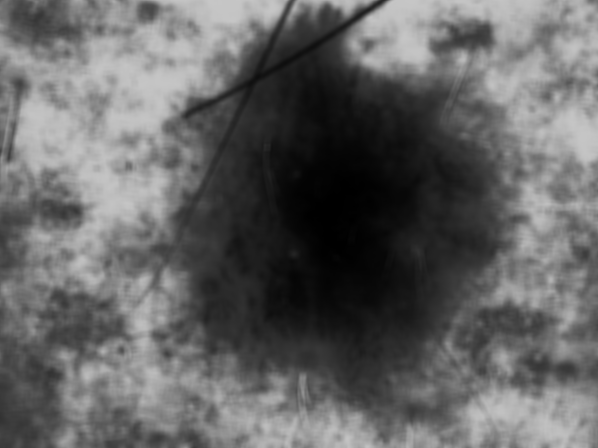
#> input picture Gaussian_Images/gaussian_3x3_processed_1.png, 598 x 448 px; its folder holds only this picture in this run
$ python hair_removal.py
#> lines starting #> are read from the running program, lines starting #| are printed output that depends on the picture; after the words box and inside, x2 and y2 are one past the last pixel; in counts of white or black regions, pixels touching at a corner belong together
import cv2
import os

def apply_hair_removal(input_folder, output_folder):
    # Create the output folder if it doesn't exist
#> called with input_folder = 'Gaussian_Images', output_folder = 'HairRemoval_Images'
    os.makedirs(output_folder, exist_ok=True)

    for filename in os.listdir(input_folder):
        if filename.lower().endswith(('.png', '.jpg', '.jpeg', '.bmp', '.tiff')):
            img_path = os.path.join(input_folder, filename)

            # Read image
            image = cv2.imread(img_path, cv2.IMREAD_COLOR)
#> image is the input picture: shape (448, 598, 3); min 0, max 198, mean 99.9
            if image is None:
                print(f"Warning: Could not read image {filename}. Skipping.")
                continue

            # Image cropping (adjust coordinates as needed for your dataset)
            # You might want to make this dynamic or remove if images are already pre-cropped
            # For now, let's assume a default crop if it's generally applicable
            # If not, remove this line to process the full image
            img = image[30:410, 30:560]
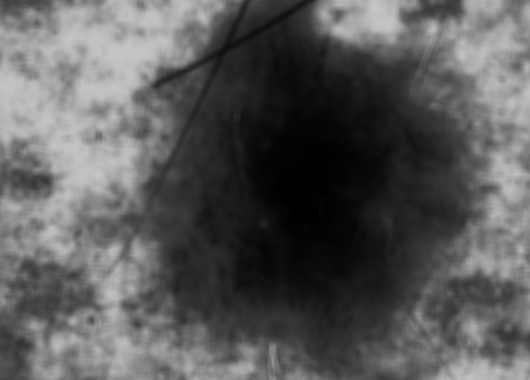
#> img: shape (380, 530, 3); min 0, max 197, mean 89.7

            # Check if cropping resulted in an empty image
            if img.shape[0] == 0 or img.shape[1] == 0:
                print(f"Warning: Cropping resulted in an empty image for {filename}. Skipping.")
                continue

            # DULL RAZOR (REMOVE HAIR)

            # Gray scale
            grayScale = cv2.cvtColor(img, cv2.COLOR_RGB2GRAY)

            # Black hat filter - You might need to experiment with kernel size (e.g., (15,15) or (21,21))
            # Larger kernels detect thicker/longer hairs
            kernel = cv2.getStructuringElement(cv2.MORPH_RECT, (9, 9)) # Using MORPH_RECT is often better for hair
            blackhat = cv2.morphologyEx(grayScale, cv2.MORPH_BLACKHAT, kernel)
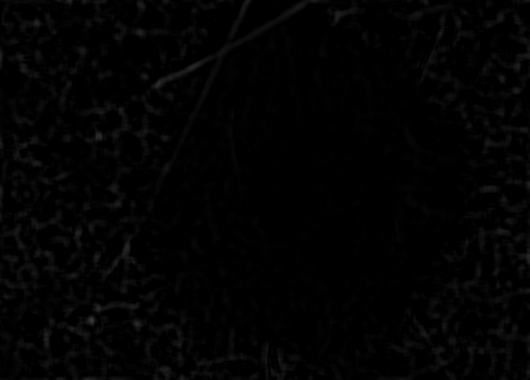
#> blackhat: shape (380, 530); min 0, max 55, mean 2.6

            # Gaussian filter
            # Adjust kernel size (3,3) for smaller blur, (5,5) or higher for more blur
            bhg = cv2.GaussianBlur(blackhat, (3, 3), cv2.BORDER_DEFAULT)

            # Binary thresholding (MASK) - Threshold '10' might need tuning
            # This threshold determines what is considered 'hair' based on blackhat response
            ret, mask = cv2.threshold(bhg, 10, 255, cv2.THRESH_BINARY)
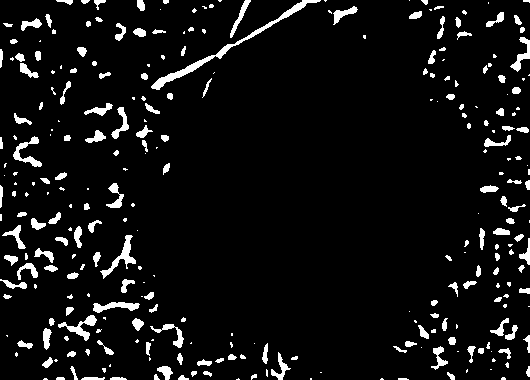
#> mask: shape (380, 530); 6.6% white; 289 white regions (125 under 20 px), largest, box (x1, y1, x2, y2) and area: (151, 0, 321, 90) 949, (100, 235, 136, 279) 369, (58, 315, 97, 341) 306

            # Replace pixels of the mask - '6' is the inpainting radius
            # Adjust inpainting radius based on hair thickness
            dst = cv2.inpaint(img, mask, 6, cv2.INPAINT_TELEA)

            # Save the clean image
            output_filename = f"hair_removed_{filename}"
            output_path = os.path.join(output_folder, output_filename)
            cv2.imwrite(output_path, dst)
            print(f"Processed and saved: {output_filename}")

def remove_hair_from_image(img):
    # No cropping unless needed
    gray = cv2.cvtColor(img, cv2.COLOR_BGR2GRAY)
    kernel = cv2.getStructuringElement(cv2.MORPH_RECT, (17, 17))  # Larger kernel
    blackhat = cv2.morphologyEx(gray, cv2.MORPH_BLACKHAT, kernel)
    bhg = cv2.GaussianBlur(blackhat, (5, 5), 0)
    # Try Otsu's thresholding for adaptive mask
    _, mask = cv2.threshold(bhg, 0, 255, cv2.THRESH_BINARY + cv2.THRESH_OTSU)
    dst = cv2.inpaint(img, mask, 9, cv2.INPAINT_TELEA)  # Slightly larger radius
    return dst

# Define your input and output folders
input_folder = "Gaussian_Images" # Assuming your initial images are here
output_folder = "HairRemoval_Images"

# Run the hair removal
apply_hair_removal(input_folder, output_folder)

print("Hair removal complete for all images.")

# [9 lines of commented-out code are left out]

$ run again, on Gaussian_Images/gaussian_3x3_processed_17.png
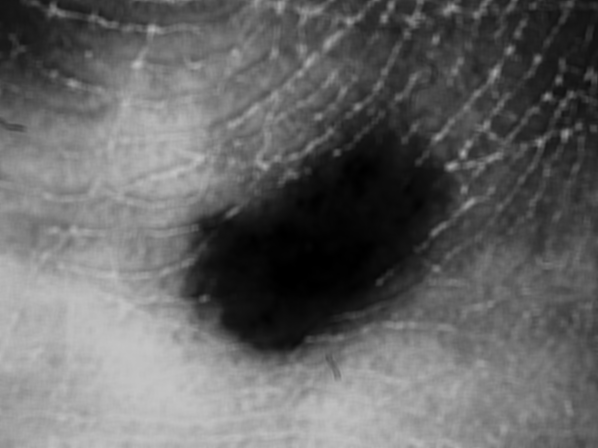
#> input picture Gaussian_Images/gaussian_3x3_processed_17.png, 598 x 448 px
#> in apply_hair_removal, image is the input picture: shape (448, 598, 3); min 0, max 197, mean 100.7
#> in apply_hair_removal, `img = image[30:410, 30:560]`:
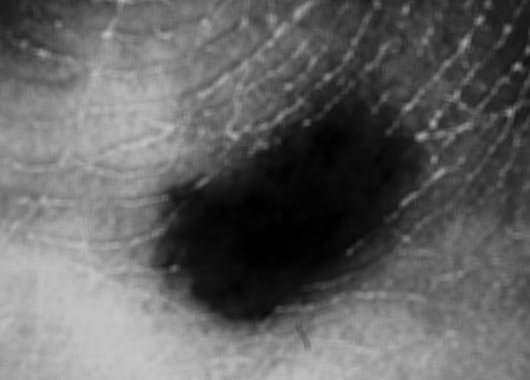
#> img: shape (380, 530, 3); min 0, max 197, mean 98
#> in apply_hair_removal, `ret, mask = cv2.threshold(bhg, 10, 255, cv2.THRESH_BINARY)`:
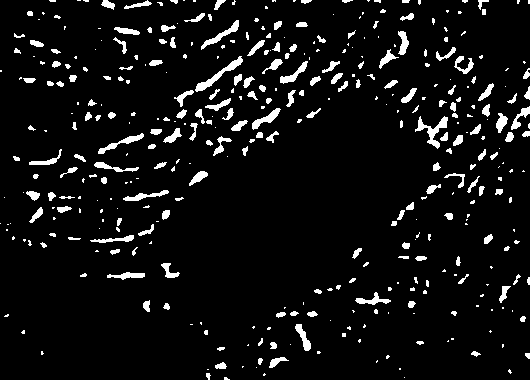
#> mask: shape (380, 530); 6.5% white; 403 white regions (216 under 20 px), largest, box (x1, y1, x2, y2) and area: (195, 56, 243, 92) 335, (415, 116, 448, 149) 335, (201, 20, 239, 50) 238

$ run again, on Gaussian_Images/gaussian_3x3_processed_21.png
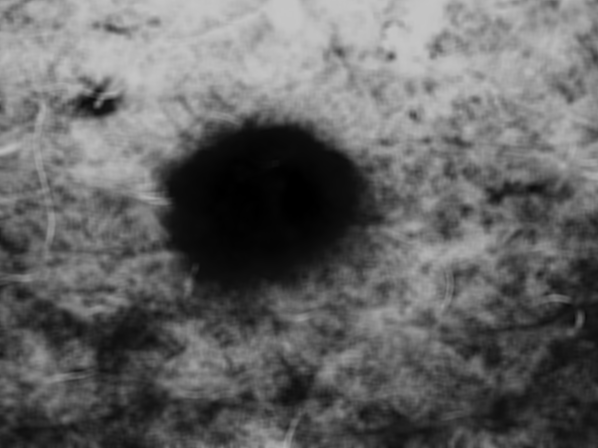
#> input picture Gaussian_Images/gaussian_3x3_processed_21.png, 598 x 448 px
#> in apply_hair_removal, image is the input picture: shape (448, 598, 3); min 0, max 198, mean 100.4
#> in apply_hair_removal, `ret, mask = cv2.threshold(bhg, 10, 255, cv2.THRESH_BINARY)`:
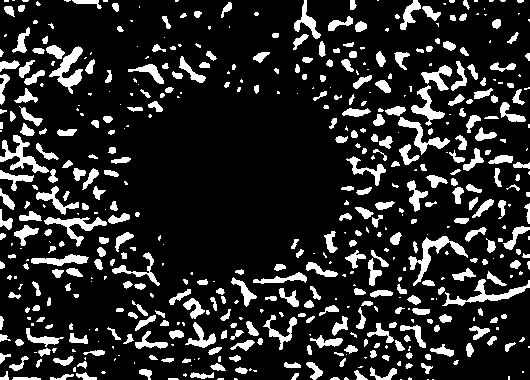
#> mask: shape (380, 530); 15.9% white; 538 white regions (203 under 20 px), largest, box (x1, y1, x2, y2) and area: (408, 236, 468, 286) 679, (49, 46, 83, 94) 607, (0, 135, 49, 173) 600
#> in apply_hair_removal, `dst = cv2.inpaint(img, mask, 6, cv2.INPAINT_TELEA)`:
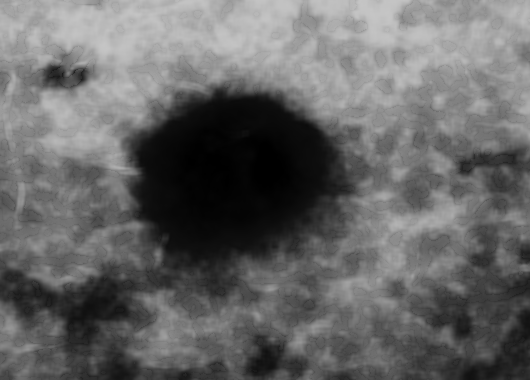
#> dst: shape (380, 530, 3); min 0, max 197, mean 102.2

$ run again, on Gaussian_Images/gaussian_3x3_processed_12.png
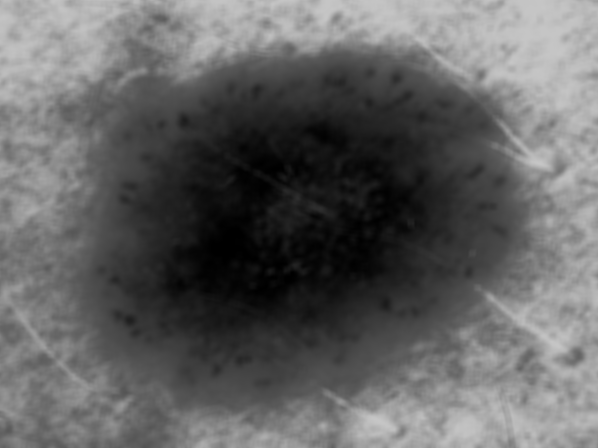
#> input picture Gaussian_Images/gaussian_3x3_processed_12.png, 598 x 448 px
#> in apply_hair_removal, image is the input picture: shape (448, 598, 3); min 0, max 198, mean 99.1
#> in apply_hair_removal, `img = image[30:410, 30:560]`:
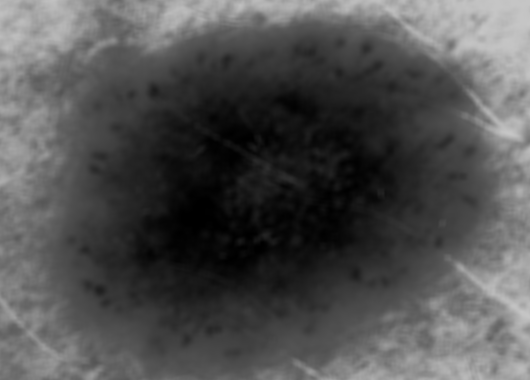
#> img: shape (380, 530, 3); min 0, max 198, mean 80.4
#> in apply_hair_removal, `ret, mask = cv2.threshold(bhg, 10, 255, cv2.THRESH_BINARY)`:
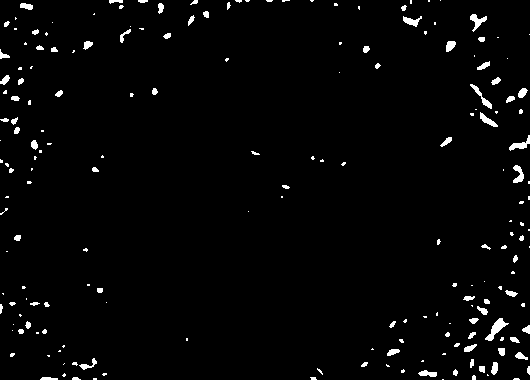
#> mask: shape (380, 530); 2.3% white; 194 white regions (116 under 20 px), largest, box (x1, y1, x2, y2) and area: (485, 318, 509, 341) 196, (470, 14, 487, 32) 128, (509, 135, 530, 151) 126
